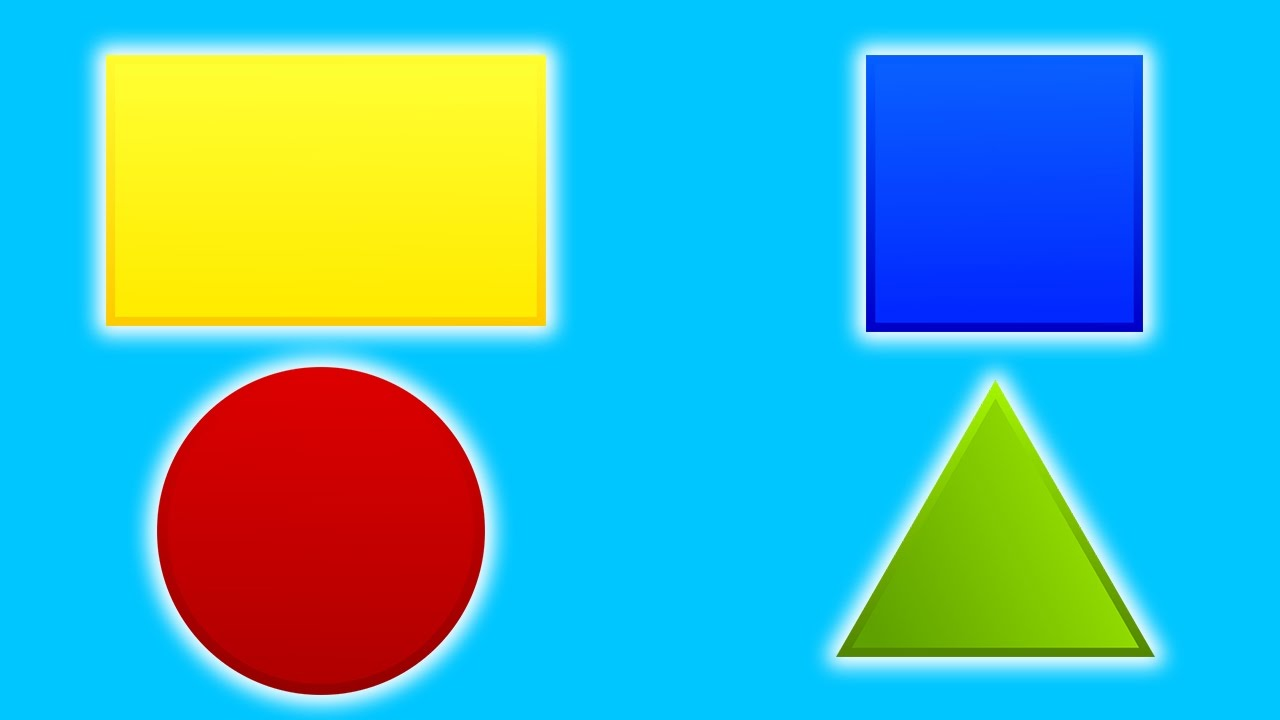
#> input picture task21/maxresdefault.jpg, 1280 x 720 px
$ jupyter execute --allow-errors tasks.ipynb
#> lines starting #> are read from the running program, lines starting #| are printed output that depends on the picture; after the words box and inside, x2 and y2 are one past the last pixel; in counts of white or black regions, pixels touching at a corner belong together
# how to read video (image and audio) by cv2

[cell 1]
import cv2
import numpy as np
#ffpyplayer for playing audio
from ffpyplayer.player import MediaPlayer
video_path="videoplayback.mp4"
def PlayVideo(video_path):
    video=cv2.VideoCapture(video_path)
    player = MediaPlayer(video_path)
    while True:
        grabbed, frame=video.read()
        audio_frame, val = player.get_frame()
        if not grabbed:
            print("End of video")
            break
        if cv2.waitKey(28) & 0xFF == ord("q"):
            break
        cv2.imshow("Video", frame)
        if val != 'eof' and audio_frame is not None:
            #audio
            img, t = audio_frame
    video.release()
    cv2.destroyAllWindows()
PlayVideo(video_path)
#> (the call stopped at in PlayVideo, `player = MediaPlayer(video_path)`: ffpyplayer is not available in this run)

# using ACM (active contour module) how can you detect objects¶
for more https://learnopencv.com/contour-detection-using-opencv-python-c/

[cell 2]
import cv2

image = cv2.imread('maxresdefault.jpg') # BGR image
#> image is the input picture: shape (720, 1280, 3); mean B, G, R 189.1, 177.2, 70.7
img_gray = cv2.cvtColor(image, cv2.COLOR_BGR2GRAY)
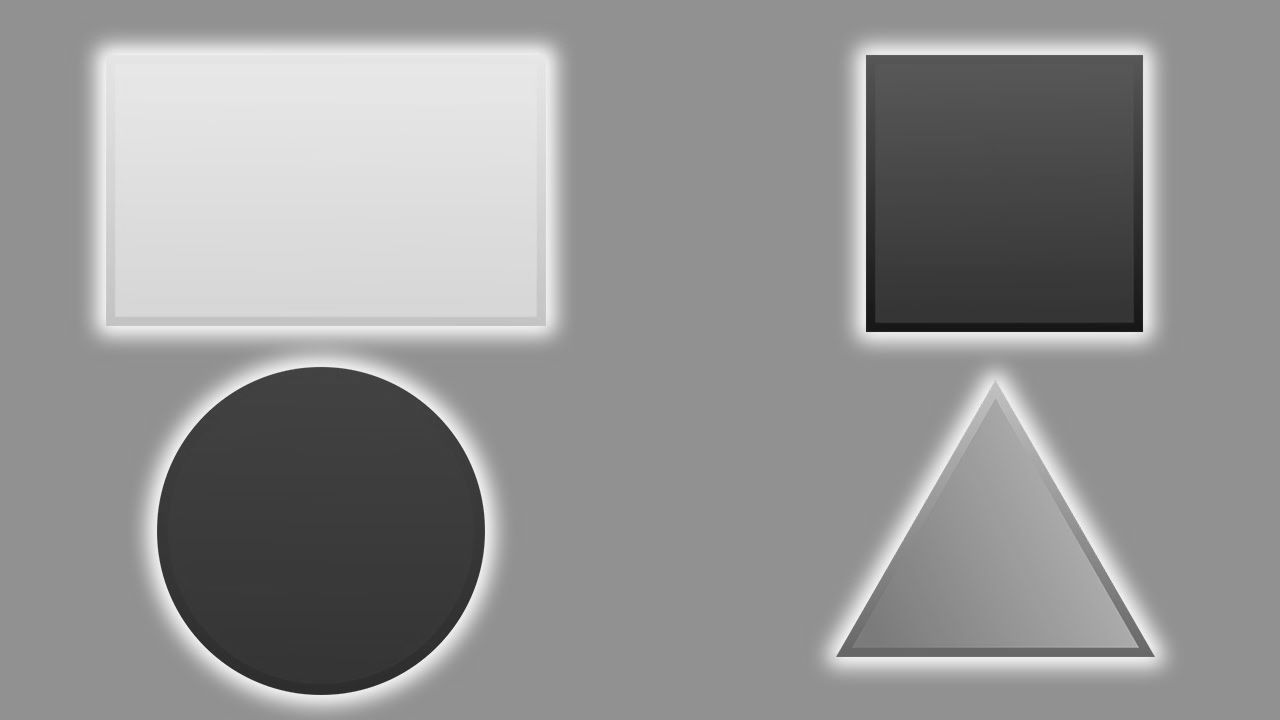
#> img_gray: shape (720, 1280); min 21, max 249, mean 146.5
# apply binary thresholding

ret, thresh = cv2.threshold(img_gray, 150, 255, cv2.THRESH_BINARY)
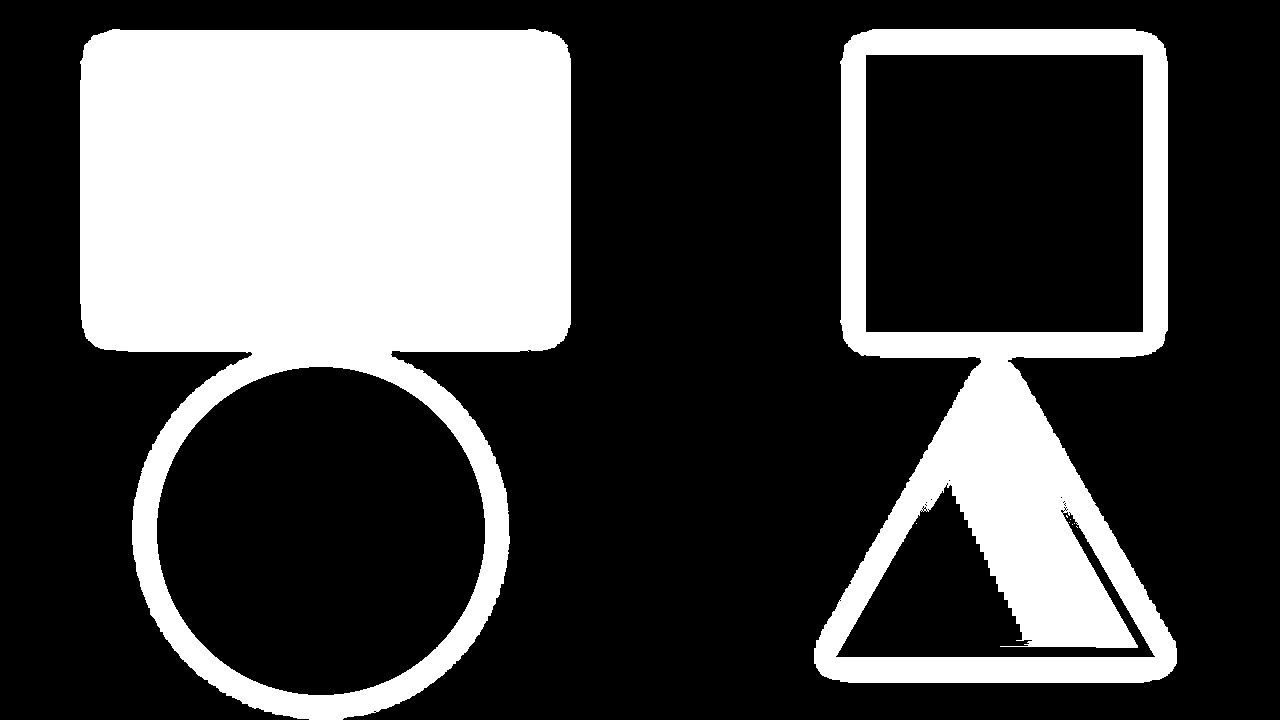
#> thresh: shape (720, 1280); 28.6% white; 9 white regions (7 under 20 px)
# detect the contours on the binary image using cv2.CHAIN_APPROX_NONE

contours, hierarchy = cv2.findContours(image=thresh, mode=cv2.RETR_TREE, method=cv2.CHAIN_APPROX_NONE)
#> contours = 42 contours, 37 with area under 20; largest, box (x1, y1, x2, y2) and area: (80, 29, 571, 720) 267066, (814, 29, 1177, 683) 175442, (156, 366, 486, 696) 84992, (865, 54, 1144, 333) 77282, (835, 484, 1156, 658) 20914

# draw contours on the original image

image_copy = image.copy()

#> (the rest of this cell did not finish here and is left out)
